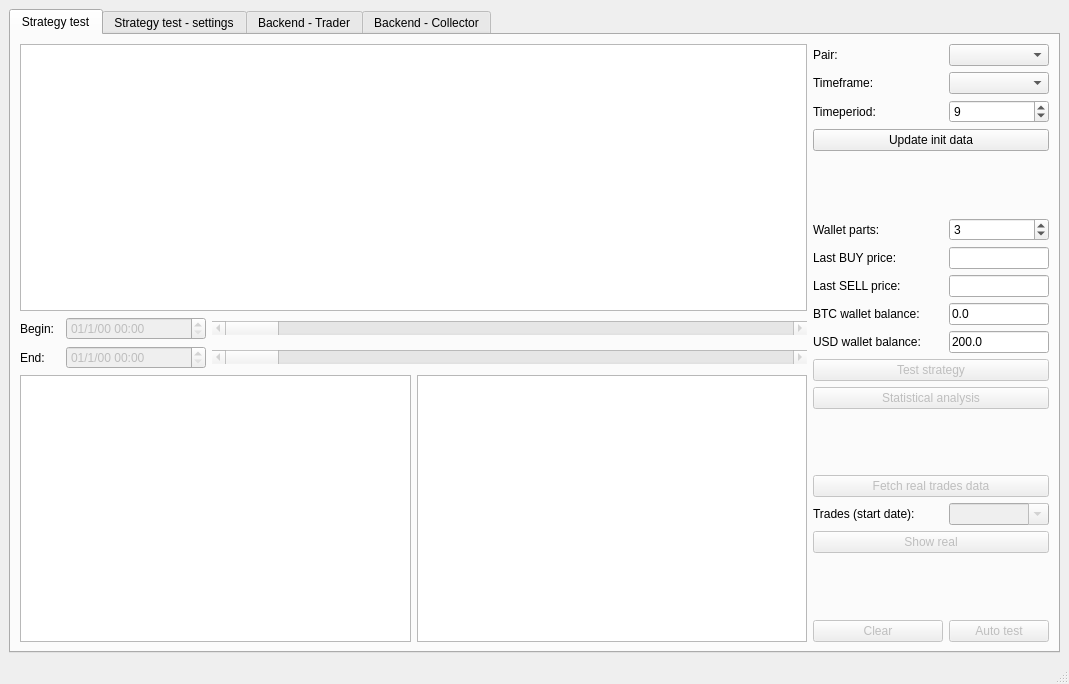
<?xml version="1.0" encoding="UTF-8"?>
<ui version="4.0">
 <class>MainWindow</class>
 <widget class="QMainWindow" name="MainWindow">
  <property name="geometry">
   <rect>
    <x>0</x>
    <y>0</y>
    <width>1069</width>
    <height>684</height>
   </rect>
  </property>
  <property name="windowTitle">
   <string>Crypto Trader</string>
  </property>
  <widget class="QWidget" name="centralwidget">
   <layout class="QHBoxLayout" name="horizontalLayout">
    <item>
     <widget class="QTabWidget" name="tabWidget">
      <property name="currentIndex">
       <number>0</number>
      </property>
      <widget class="QWidget" name="tab">
       <attribute name="title">
        <string>Strategy test</string>
       </attribute>
       <layout class="QHBoxLayout" name="horizontalLayout_2">
        <item>
         <layout class="QVBoxLayout" name="verticalLayout">
          <item>
           <widget class="GraphicsWindow" name="candles_graph"/>
          </item>
          <item>
           <layout class="QGridLayout" name="gridLayout_2">
            <item row="1" column="2">
             <widget class="QScrollBar" name="slider_end">
              <property name="enabled">
               <bool>false</bool>
              </property>
              <property name="orientation">
               <enum>Qt::Horizontal</enum>
              </property>
             </widget>
            </item>
            <item row="0" column="2">
             <widget class="QScrollBar" name="slider_begin">
              <property name="enabled">
               <bool>false</bool>
              </property>
              <property name="orientation">
               <enum>Qt::Horizontal</enum>
              </property>
             </widget>
            </item>
            <item row="1" column="0">
             <widget class="QLabel" name="label_3">
              <property name="maximumSize">
               <size>
                <width>40</width>
                <height>70</height>
               </size>
              </property>
              <property name="text">
               <string>End:</string>
              </property>
             </widget>
            </item>
            <item row="0" column="0">
             <widget class="QLabel" name="label_2">
              <property name="maximumSize">
               <size>
                <width>40</width>
                <height>70</height>
               </size>
              </property>
              <property name="text">
               <string>Begin:</string>
              </property>
             </widget>
            </item>
            <item row="0" column="1">
             <widget class="QDateTimeEdit" name="range_begin_dt">
              <property name="enabled">
               <bool>false</bool>
              </property>
              <property name="maximumSize">
               <size>
                <width>140</width>
                <height>200</height>
               </size>
              </property>
              <property name="currentSection">
               <enum>QDateTimeEdit::DaySection</enum>
              </property>
              <property name="displayFormat">
               <string>dd/M/yy HH:mm</string>
              </property>
              <property name="timeSpec">
               <enum>Qt::UTC</enum>
              </property>
             </widget>
            </item>
            <item row="1" column="1">
             <widget class="QDateTimeEdit" name="range_end_dt">
              <property name="enabled">
               <bool>false</bool>
              </property>
              <property name="maximumSize">
               <size>
                <width>140</width>
                <height>200</height>
               </size>
              </property>
              <property name="currentSection">
               <enum>QDateTimeEdit::DaySection</enum>
              </property>
              <property name="displayFormat">
               <string>dd/M/yy HH:mm</string>
              </property>
              <property name="timeSpec">
               <enum>Qt::UTC</enum>
              </property>
             </widget>
            </item>
           </layout>
          </item>
          <item>
           <layout class="QHBoxLayout" name="horizontalLayout_3">
            <item>
             <widget class="GraphicsWindow" name="BTC_graph"/>
            </item>
            <item>
             <widget class="GraphicsWindow" name="USD_graph"/>
            </item>
           </layout>
          </item>
         </layout>
        </item>
        <item>
         <layout class="QGridLayout" name="gridLayout">
          <item row="0" column="1">
           <widget class="QComboBox" name="pair_test">
            <property name="maximumSize">
             <size>
              <width>100</width>
              <height>150</height>
             </size>
            </property>
           </widget>
          </item>
          <item row="6" column="1">
           <widget class="QLineEdit" name="last_buy_price_test">
            <property name="maximumSize">
             <size>
              <width>100</width>
              <height>150</height>
             </size>
            </property>
           </widget>
          </item>
          <item row="17" column="0">
           <widget class="QPushButton" name="clear_main_plot_button">
            <property name="enabled">
             <bool>false</bool>
            </property>
            <property name="maximumSize">
             <size>
              <width>130</width>
              <height>150</height>
             </size>
            </property>
            <property name="text">
             <string>Clear</string>
            </property>
           </widget>
          </item>
          <item row="15" column="0" colspan="2">
           <widget class="QPushButton" name="show_real_button">
            <property name="enabled">
             <bool>false</bool>
            </property>
            <property name="maximumSize">
             <size>
              <width>250</width>
              <height>250</height>
             </size>
            </property>
            <property name="text">
             <string>Show real</string>
            </property>
           </widget>
          </item>
          <item row="5" column="0">
           <widget class="QLabel" name="label_6">
            <property name="maximumSize">
             <size>
              <width>130</width>
              <height>150</height>
             </size>
            </property>
            <property name="text">
             <string>Wallet parts:</string>
            </property>
           </widget>
          </item>
          <item row="0" column="0">
           <widget class="QLabel" name="label">
            <property name="maximumSize">
             <size>
              <width>130</width>
              <height>150</height>
             </size>
            </property>
            <property name="text">
             <string>Pair:</string>
            </property>
           </widget>
          </item>
          <item row="1" column="0">
           <widget class="QLabel" name="label_4">
            <property name="maximumSize">
             <size>
              <width>130</width>
              <height>150</height>
             </size>
            </property>
            <property name="text">
             <string>Timeframe:</string>
            </property>
           </widget>
          </item>
          <item row="14" column="0">
           <widget class="QLabel" name="label_11">
            <property name="maximumSize">
             <size>
              <width>130</width>
              <height>150</height>
             </size>
            </property>
            <property name="text">
             <string>Trades (start date):</string>
            </property>
           </widget>
          </item>
          <item row="2" column="0">
           <widget class="QLabel" name="label_5">
            <property name="maximumSize">
             <size>
              <width>130</width>
              <height>150</height>
             </size>
            </property>
            <property name="text">
             <string>Timeperiod:</string>
            </property>
           </widget>
          </item>
          <item row="11" column="0" colspan="2">
           <widget class="QPushButton" name="ts_analysis_button">
            <property name="enabled">
             <bool>false</bool>
            </property>
            <property name="maximumSize">
             <size>
              <width>250</width>
              <height>250</height>
             </size>
            </property>
            <property name="text">
             <string>Statistical analysis</string>
            </property>
           </widget>
          </item>
          <item row="5" column="1">
           <widget class="QSpinBox" name="wallet_parts_test">
            <property name="maximumSize">
             <size>
              <width>100</width>
              <height>150</height>
             </size>
            </property>
            <property name="value">
             <number>3</number>
            </property>
           </widget>
          </item>
          <item row="7" column="1">
           <widget class="QLineEdit" name="last_sell_price_test">
            <property name="maximumSize">
             <size>
              <width>100</width>
              <height>150</height>
             </size>
            </property>
           </widget>
          </item>
          <item row="8" column="1">
           <widget class="QLineEdit" name="wallet_BTC_init_test">
            <property name="maximumSize">
             <size>
              <width>100</width>
              <height>150</height>
             </size>
            </property>
            <property name="text">
             <string>0.0</string>
            </property>
           </widget>
          </item>
          <item row="14" column="1">
           <widget class="QComboBox" name="existing_real_trades">
            <property name="enabled">
             <bool>false</bool>
            </property>
            <property name="maximumSize">
             <size>
              <width>100</width>
              <height>150</height>
             </size>
            </property>
            <property name="editable">
             <bool>true</bool>
            </property>
           </widget>
          </item>
          <item row="9" column="1">
           <widget class="QLineEdit" name="wallet_USD_init_test">
            <property name="maximumSize">
             <size>
              <width>100</width>
              <height>150</height>
             </size>
            </property>
            <property name="text">
             <string>200.0</string>
            </property>
           </widget>
          </item>
          <item row="10" column="0" colspan="2">
           <widget class="QPushButton" name="test_strategy_button">
            <property name="enabled">
             <bool>false</bool>
            </property>
            <property name="maximumSize">
             <size>
              <width>250</width>
              <height>250</height>
             </size>
            </property>
            <property name="text">
             <string>Test strategy</string>
            </property>
           </widget>
          </item>
          <item row="2" column="1">
           <widget class="QSpinBox" name="timeperiod_test">
            <property name="maximumSize">
             <size>
              <width>100</width>
              <height>150</height>
             </size>
            </property>
            <property name="value">
             <number>9</number>
            </property>
           </widget>
          </item>
          <item row="7" column="0">
           <widget class="QLabel" name="label_8">
            <property name="maximumSize">
             <size>
              <width>130</width>
              <height>150</height>
             </size>
            </property>
            <property name="text">
             <string>Last SELL price:</string>
            </property>
           </widget>
          </item>
          <item row="8" column="0">
           <widget class="QLabel" name="label_9">
            <property name="maximumSize">
             <size>
              <width>130</width>
              <height>150</height>
             </size>
            </property>
            <property name="text">
             <string>BTC wallet balance:</string>
            </property>
           </widget>
          </item>
          <item row="17" column="1">
           <widget class="QPushButton" name="investigate_button">
            <property name="enabled">
             <bool>false</bool>
            </property>
            <property name="maximumSize">
             <size>
              <width>100</width>
              <height>150</height>
             </size>
            </property>
            <property name="text">
             <string>Auto test</string>
            </property>
           </widget>
          </item>
          <item row="12" column="0">
           <spacer name="verticalSpacer_2">
            <property name="orientation">
             <enum>Qt::Vertical</enum>
            </property>
            <property name="sizeHint" stdset="0">
             <size>
              <width>20</width>
              <height>40</height>
             </size>
            </property>
           </spacer>
          </item>
          <item row="9" column="0">
           <widget class="QLabel" name="label_10">
            <property name="maximumSize">
             <size>
              <width>130</width>
              <height>150</height>
             </size>
            </property>
            <property name="text">
             <string>USD wallet balance:</string>
            </property>
           </widget>
          </item>
          <item row="1" column="1">
           <widget class="QComboBox" name="timeframe_test">
            <property name="maximumSize">
             <size>
              <width>100</width>
              <height>150</height>
             </size>
            </property>
           </widget>
          </item>
          <item row="3" column="0" colspan="2">
           <widget class="QPushButton" name="fetch_data_button">
            <property name="maximumSize">
             <size>
              <width>250</width>
              <height>250</height>
             </size>
            </property>
            <property name="text">
             <string>Update init data</string>
            </property>
           </widget>
          </item>
          <item row="16" column="0">
           <spacer name="verticalSpacer">
            <property name="orientation">
             <enum>Qt::Vertical</enum>
            </property>
            <property name="sizeHint" stdset="0">
             <size>
              <width>20</width>
              <height>40</height>
             </size>
            </property>
           </spacer>
          </item>
          <item row="13" column="0" colspan="2">
           <widget class="QPushButton" name="get_existing_real_trades_button">
            <property name="enabled">
             <bool>false</bool>
            </property>
            <property name="maximumSize">
             <size>
              <width>250</width>
              <height>250</height>
             </size>
            </property>
            <property name="text">
             <string>Fetch real trades data</string>
            </property>
            <property name="checkable">
             <bool>false</bool>
            </property>
           </widget>
          </item>
          <item row="6" column="0">
           <widget class="QLabel" name="label_7">
            <property name="maximumSize">
             <size>
              <width>130</width>
              <height>150</height>
             </size>
            </property>
            <property name="text">
             <string>Last BUY price:</string>
            </property>
           </widget>
          </item>
          <item row="4" column="0">
           <spacer name="verticalSpacer_3">
            <property name="orientation">
             <enum>Qt::Vertical</enum>
            </property>
            <property name="sizeHint" stdset="0">
             <size>
              <width>20</width>
              <height>40</height>
             </size>
            </property>
           </spacer>
          </item>
         </layout>
        </item>
       </layout>
      </widget>
      <widget class="QWidget" name="tab_2">
       <attribute name="title">
        <string>Strategy test - settings</string>
       </attribute>
       <layout class="QHBoxLayout" name="horizontalLayout_5">
        <item>
         <layout class="QHBoxLayout" name="horizontalLayout_4">
          <item>
           <widget class="QLabel" name="label_info">
            <property name="text">
             <string>INFO PIC</string>
            </property>
           </widget>
          </item>
          <item>
           <layout class="QGridLayout" name="gridLayout_4">
            <item row="5" column="1">
             <widget class="QLineEdit" name="forse_commit_sell_buy_status_distace_test">
              <property name="minimumSize">
               <size>
                <width>70</width>
                <height>0</height>
               </size>
              </property>
              <property name="maximumSize">
               <size>
                <width>70</width>
                <height>16777215</height>
               </size>
              </property>
              <property name="text">
               <string>#60*24*2</string>
              </property>
             </widget>
            </item>
            <item row="1" column="1">
             <widget class="QLineEdit" name="EP_gradient_threshold_test">
              <property name="minimumSize">
               <size>
                <width>70</width>
                <height>0</height>
               </size>
              </property>
              <property name="maximumSize">
               <size>
                <width>70</width>
                <height>16777215</height>
               </size>
              </property>
              <property name="text">
               <string>0</string>
              </property>
             </widget>
            </item>
            <item row="5" column="0">
             <widget class="QLabel" name="label_17">
              <property name="maximumSize">
               <size>
                <width>300</width>
                <height>16777215</height>
               </size>
              </property>
              <property name="text">
               <string>Force Order Interval (FOI). 
Force commit 'sell&lt;-&gt;buy' order distace (minutes): 
(# - Ignore)</string>
              </property>
             </widget>
            </item>
            <item row="0" column="1">
             <widget class="QLineEdit" name="LPP_count_test">
              <property name="minimumSize">
               <size>
                <width>70</width>
                <height>0</height>
               </size>
              </property>
              <property name="maximumSize">
               <size>
                <width>70</width>
                <height>16777215</height>
               </size>
              </property>
              <property name="text">
               <string>1</string>
              </property>
             </widget>
            </item>
            <item row="3" column="1">
             <widget class="QLineEdit" name="buy_threshold_test">
              <property name="minimumSize">
               <size>
                <width>70</width>
                <height>0</height>
               </size>
              </property>
              <property name="maximumSize">
               <size>
                <width>70</width>
                <height>16777215</height>
               </size>
              </property>
              <property name="text">
               <string>1.5</string>
              </property>
             </widget>
            </item>
            <item row="4" column="1">
             <widget class="QLineEdit" name="sell_threshold_test">
              <property name="minimumSize">
               <size>
                <width>70</width>
                <height>0</height>
               </size>
              </property>
              <property name="maximumSize">
               <size>
                <width>70</width>
                <height>16777215</height>
               </size>
              </property>
              <property name="text">
               <string>1.5</string>
              </property>
             </widget>
            </item>
            <item row="6" column="0" colspan="2">
             <widget class="QCheckBox" name="independent_last_sell_buy_price_checking_test">
              <property name="text">
               <string>Independent last sell/buy price checking</string>
              </property>
             </widget>
            </item>
            <item row="2" column="1">
             <widget class="QLineEdit" name="LPP_gradients_threshold_test">
              <property name="minimumSize">
               <size>
                <width>70</width>
                <height>0</height>
               </size>
              </property>
              <property name="maximumSize">
               <size>
                <width>70</width>
                <height>16777215</height>
               </size>
              </property>
              <property name="text">
               <string>0</string>
              </property>
             </widget>
            </item>
            <item row="3" column="0">
             <widget class="QLabel" name="label_15">
              <property name="maximumSize">
               <size>
                <width>300</width>
                <height>16777215</height>
               </size>
              </property>
              <property name="text">
               <string>(MSP) Min BUY profit per order besides fee (%):</string>
              </property>
             </widget>
            </item>
            <item row="1" column="0">
             <widget class="QLabel" name="label_13">
              <property name="maximumSize">
               <size>
                <width>300</width>
                <height>16777215</height>
               </size>
              </property>
              <property name="text">
               <string>EP gradient threshold:</string>
              </property>
             </widget>
            </item>
            <item row="0" column="0">
             <widget class="QLabel" name="label_12">
              <property name="maximumSize">
               <size>
                <width>300</width>
                <height>16777215</height>
               </size>
              </property>
              <property name="text">
               <string>Count of LPP:</string>
              </property>
             </widget>
            </item>
            <item row="2" column="0">
             <widget class="QLabel" name="label_14">
              <property name="maximumSize">
               <size>
                <width>300</width>
                <height>16777215</height>
               </size>
              </property>
              <property name="text">
               <string>LPP gradients threshold:</string>
              </property>
             </widget>
            </item>
            <item row="7" column="0" colspan="2">
             <widget class="QCheckBox" name="draw_candles">
              <property name="enabled">
               <bool>true</bool>
              </property>
              <property name="text">
               <string>Draw candles</string>
              </property>
              <property name="checked">
               <bool>true</bool>
              </property>
             </widget>
            </item>
            <item row="4" column="0">
             <widget class="QLabel" name="label_16">
              <property name="maximumSize">
               <size>
                <width>300</width>
                <height>16777215</height>
               </size>
              </property>
              <property name="text">
               <string>(MBP) Min SELL profit per order besides fee (%):</string>
              </property>
             </widget>
            </item>
           </layout>
          </item>
         </layout>
        </item>
       </layout>
      </widget>
      <widget class="QWidget" name="tab_3">
       <attribute name="title">
        <string>Backend - Trader</string>
       </attribute>
       <layout class="QHBoxLayout" name="horizontalLayout_7">
        <item>
         <layout class="QHBoxLayout" name="horizontalLayout_6">
          <item>
           <layout class="QVBoxLayout" name="verticalLayout_3">
            <item>
             <widget class="QTextEdit" name="trader_log"/>
            </item>
           </layout>
          </item>
          <item>
           <layout class="QVBoxLayout" name="verticalLayout_2">
            <item>
             <layout class="QGridLayout" name="gridLayout_9">
              <item row="2" column="2">
               <widget class="QPushButton" name="trader_status_button">
                <property name="maximumSize">
                 <size>
                  <width>100</width>
                  <height>16777215</height>
                 </size>
                </property>
                <property name="text">
                 <string>Full log</string>
                </property>
               </widget>
              </item>
              <item row="0" column="0">
               <widget class="QLabel" name="label_20">
                <property name="text">
                 <string>Trader:</string>
                </property>
               </widget>
              </item>
              <item row="2" column="0">
               <widget class="QPushButton" name="trader_start_button">
                <property name="maximumSize">
                 <size>
                  <width>100</width>
                  <height>16777215</height>
                 </size>
                </property>
                <property name="text">
                 <string>Start</string>
                </property>
               </widget>
              </item>
              <item row="2" column="1">
               <widget class="QPushButton" name="trader_stop_button">
                <property name="maximumSize">
                 <size>
                  <width>100</width>
                  <height>16777215</height>
                 </size>
                </property>
                <property name="text">
                 <string>Stop</string>
                </property>
               </widget>
              </item>
              <item row="1" column="0">
               <widget class="QComboBox" name="pair_trader">
                <property name="maximumSize">
                 <size>
                  <width>100</width>
                  <height>16777215</height>
                 </size>
                </property>
               </widget>
              </item>
              <item row="3" column="0">
               <widget class="QPushButton" name="fetch_available_balance_button">
                <property name="text">
                 <string>Get Balance</string>
                </property>
               </widget>
              </item>
              <item row="1" column="2">
               <widget class="QPushButton" name="trader_status_short_button">
                <property name="text">
                 <string>Summary</string>
                </property>
               </widget>
              </item>
             </layout>
            </item>
            <item>
             <spacer name="verticalSpacer_5">
              <property name="orientation">
               <enum>Qt::Vertical</enum>
              </property>
              <property name="sizeHint" stdset="0">
               <size>
                <width>20</width>
                <height>40</height>
               </size>
              </property>
             </spacer>
            </item>
            <item>
             <layout class="QGridLayout" name="gridLayout_10">
              <item row="11" column="1">
               <widget class="QLineEdit" name="forse_commit_sell_buy_status_distace_trader">
                <property name="maximumSize">
                 <size>
                  <width>70</width>
                  <height>16777215</height>
                 </size>
                </property>
                <property name="text">
                 <string>#60*24*2</string>
                </property>
               </widget>
              </item>
              <item row="10" column="0">
               <widget class="QLabel" name="label_30">
                <property name="maximumSize">
                 <size>
                  <width>300</width>
                  <height>16777215</height>
                 </size>
                </property>
                <property name="text">
                 <string>(MSP) Min SELL profit per order besides fee (%):</string>
                </property>
               </widget>
              </item>
              <item row="9" column="0">
               <widget class="QLabel" name="label_28">
                <property name="maximumSize">
                 <size>
                  <width>300</width>
                  <height>16777215</height>
                 </size>
                </property>
                <property name="text">
                 <string>(MSP) Min BUY profit per order besides fee (%):</string>
                </property>
               </widget>
              </item>
              <item row="5" column="0">
               <widget class="QLabel" name="label_25">
                <property name="maximumSize">
                 <size>
                  <width>300</width>
                  <height>16777215</height>
                 </size>
                </property>
                <property name="text">
                 <string>Last SELL price:</string>
                </property>
               </widget>
              </item>
              <item row="10" column="1">
               <widget class="QLineEdit" name="sell_threshold_trader">
                <property name="maximumSize">
                 <size>
                  <width>70</width>
                  <height>16777215</height>
                 </size>
                </property>
                <property name="text">
                 <string>1.5</string>
                </property>
               </widget>
              </item>
              <item row="11" column="0">
               <widget class="QLabel" name="label_31">
                <property name="maximumSize">
                 <size>
                  <width>300</width>
                  <height>16777215</height>
                 </size>
                </property>
                <property name="text">
                 <string>Force Order Interval (FOI). 
Force commit 'sell&lt;-&gt;buy' order distace (minutes): 
(# - Ignore)</string>
                </property>
               </widget>
              </item>
              <item row="8" column="0">
               <widget class="QLabel" name="label_29">
                <property name="maximumSize">
                 <size>
                  <width>300</width>
                  <height>16777215</height>
                 </size>
                </property>
                <property name="text">
                 <string>LPP gradients threshold:</string>
                </property>
               </widget>
              </item>
              <item row="8" column="1">
               <widget class="QLineEdit" name="LPP_gradients_threshold_trader">
                <property name="maximumSize">
                 <size>
                  <width>70</width>
                  <height>16777215</height>
                 </size>
                </property>
                <property name="text">
                 <string>0</string>
                </property>
               </widget>
              </item>
              <item row="2" column="1">
               <widget class="QLineEdit" name="timeperiod_trader">
                <property name="maximumSize">
                 <size>
                  <width>70</width>
                  <height>16777215</height>
                 </size>
                </property>
                <property name="text">
                 <string>9</string>
                </property>
               </widget>
              </item>
              <item row="12" column="0" colspan="2">
               <widget class="QCheckBox" name="independent_last_sell_buy_price_checking_trader">
                <property name="text">
                 <string>Independent last sell/buy price checking</string>
                </property>
               </widget>
              </item>
              <item row="4" column="0">
               <widget class="QLabel" name="label_24">
                <property name="maximumSize">
                 <size>
                  <width>300</width>
                  <height>16777215</height>
                 </size>
                </property>
                <property name="text">
                 <string>Last BUY price:</string>
                </property>
               </widget>
              </item>
              <item row="6" column="1">
               <widget class="QLineEdit" name="LPP_count_trader">
                <property name="maximumSize">
                 <size>
                  <width>70</width>
                  <height>16777215</height>
                 </size>
                </property>
                <property name="text">
                 <string>1</string>
                </property>
               </widget>
              </item>
              <item row="9" column="1">
               <widget class="QLineEdit" name="buy_threshold_trader">
                <property name="maximumSize">
                 <size>
                  <width>70</width>
                  <height>16777215</height>
                 </size>
                </property>
                <property name="text">
                 <string>1.5</string>
                </property>
               </widget>
              </item>
              <item row="5" column="1">
               <widget class="QLineEdit" name="last_sell_price_trader">
                <property name="maximumSize">
                 <size>
                  <width>70</width>
                  <height>16777215</height>
                 </size>
                </property>
                <property name="text">
                 <string>inherit</string>
                </property>
               </widget>
              </item>
              <item row="6" column="0">
               <widget class="QLabel" name="label_26">
                <property name="maximumSize">
                 <size>
                  <width>300</width>
                  <height>16777215</height>
                 </size>
                </property>
                <property name="text">
                 <string>Count of LPP:</string>
                </property>
               </widget>
              </item>
              <item row="2" column="0">
               <widget class="QLabel" name="label_22">
                <property name="maximumSize">
                 <size>
                  <width>300</width>
                  <height>16777215</height>
                 </size>
                </property>
                <property name="text">
                 <string>Timeperiod:</string>
                </property>
               </widget>
              </item>
              <item row="4" column="1">
               <widget class="QLineEdit" name="last_buy_price_trader">
                <property name="maximumSize">
                 <size>
                  <width>70</width>
                  <height>16777215</height>
                 </size>
                </property>
                <property name="text">
                 <string>inherit</string>
                </property>
               </widget>
              </item>
              <item row="7" column="1">
               <widget class="QLineEdit" name="EP_gradient_threshold_trader">
                <property name="maximumSize">
                 <size>
                  <width>70</width>
                  <height>16777215</height>
                 </size>
                </property>
                <property name="text">
                 <string>0</string>
                </property>
               </widget>
              </item>
              <item row="3" column="0">
               <widget class="QLabel" name="label_23">
                <property name="maximumSize">
                 <size>
                  <width>300</width>
                  <height>16777215</height>
                 </size>
                </property>
                <property name="text">
                 <string>Wallet parts:</string>
                </property>
               </widget>
              </item>
              <item row="0" column="0" colspan="2">
               <widget class="QLabel" name="label_21">
                <property name="text">
                 <string>Trader settings (for start):</string>
                </property>
               </widget>
              </item>
              <item row="3" column="1">
               <widget class="QLineEdit" name="wallet_parts_trader">
                <property name="maximumSize">
                 <size>
                  <width>70</width>
                  <height>16777215</height>
                 </size>
                </property>
                <property name="text">
                 <string>2</string>
                </property>
               </widget>
              </item>
              <item row="7" column="0">
               <widget class="QLabel" name="label_27">
                <property name="maximumSize">
                 <size>
                  <width>300</width>
                  <height>16777215</height>
                 </size>
                </property>
                <property name="text">
                 <string>EP gradient threshold:</string>
                </property>
               </widget>
              </item>
              <item row="1" column="1">
               <widget class="QComboBox" name="timeframe_trader">
                <property name="maximumSize">
                 <size>
                  <width>100</width>
                  <height>16777215</height>
                 </size>
                </property>
               </widget>
              </item>
              <item row="1" column="0">
               <widget class="QLabel" name="label_18">
                <property name="text">
                 <string>Timeframe:</string>
                </property>
               </widget>
              </item>
             </layout>
            </item>
           </layout>
          </item>
         </layout>
        </item>
       </layout>
      </widget>
      <widget class="QWidget" name="tab_4">
       <attribute name="title">
        <string>Backend - Collector</string>
       </attribute>
       <layout class="QHBoxLayout" name="horizontalLayout_9">
        <item>
         <layout class="QHBoxLayout" name="horizontalLayout_8">
          <item>
           <layout class="QVBoxLayout" name="verticalLayout_4">
            <item>
             <widget class="QTextEdit" name="collector_log"/>
            </item>
           </layout>
          </item>
          <item>
           <layout class="QVBoxLayout" name="verticalLayout_5">
            <item>
             <layout class="QGridLayout" name="gridLayout_11">
              <item row="1" column="1">
               <widget class="QPushButton" name="collector_stop_button">
                <property name="maximumSize">
                 <size>
                  <width>100</width>
                  <height>16777215</height>
                 </size>
                </property>
                <property name="text">
                 <string>Stop</string>
                </property>
               </widget>
              </item>
              <item row="4" column="1">
               <widget class="QLineEdit" name="collector_pair_timeframe">
                <property name="maximumSize">
                 <size>
                  <width>100</width>
                  <height>16777215</height>
                 </size>
                </property>
                <property name="placeholderText">
                 <string>XMRUSD::1m</string>
                </property>
               </widget>
              </item>
              <item row="4" column="0">
               <widget class="QLabel" name="label_32">
                <property name="text">
                 <string>Pair:</string>
                </property>
               </widget>
              </item>
              <item row="5" column="1">
               <widget class="QPushButton" name="pair_remove_from_collect_button">
                <property name="text">
                 <string>Remove from collect</string>
                </property>
               </widget>
              </item>
              <item row="7" column="0">
               <widget class="QPushButton" name="candles_clear_button">
                <property name="text">
                 <string>Clear</string>
                </property>
               </widget>
              </item>
              <item row="6" column="0">
               <widget class="QLabel" name="label_33">
                <property name="text">
                 <string>Candles:</string>
                </property>
               </widget>
              </item>
              <item row="7" column="1">
               <widget class="QPushButton" name="candles_clear_all_button">
                <property name="text">
                 <string>Clear ALL</string>
                </property>
               </widget>
              </item>
              <item row="5" column="0">
               <widget class="QPushButton" name="pair_add_to_collect_button">
                <property name="text">
                 <string>Add to collect</string>
                </property>
               </widget>
              </item>
              <item row="5" column="2">
               <widget class="QPushButton" name="pair_get_all_button">
                <property name="text">
                 <string>Get ALL</string>
                </property>
               </widget>
              </item>
              <item row="0" column="0">
               <widget class="QLabel" name="label_19">
                <property name="text">
                 <string>Collector:</string>
                </property>
               </widget>
              </item>
              <item row="1" column="0">
               <widget class="QPushButton" name="collector_start_button">
                <property name="maximumSize">
                 <size>
                  <width>100</width>
                  <height>16777215</height>
                 </size>
                </property>
                <property name="text">
                 <string>Start</string>
                </property>
               </widget>
              </item>
              <item row="1" column="2">
               <widget class="QPushButton" name="collector_status_button">
                <property name="maximumSize">
                 <size>
                  <width>100</width>
                  <height>16777215</height>
                 </size>
                </property>
                <property name="text">
                 <string>Status</string>
                </property>
               </widget>
              </item>
              <item row="7" column="2">
               <widget class="QPushButton" name="candles_info_button">
                <property name="text">
                 <string>Info</string>
                </property>
               </widget>
              </item>
              <item row="3" column="0" colspan="3">
               <widget class="QTreeWidget" name="trades_history_tree">
                <property name="alternatingRowColors">
                 <bool>true</bool>
                </property>
                <property name="selectionMode">
                 <enum>QAbstractItemView::MultiSelection</enum>
                </property>
                <property name="horizontalScrollMode">
                 <enum>QAbstractItemView::ScrollPerItem</enum>
                </property>
                <property name="columnCount">
                 <number>0</number>
                </property>
               </widget>
              </item>
              <item row="2" column="0">
               <widget class="QLabel" name="label_34">
                <property name="text">
                 <string>Trades history:</string>
                </property>
               </widget>
              </item>
             </layout>
            </item>
           </layout>
          </item>
         </layout>
        </item>
       </layout>
      </widget>
     </widget>
    </item>
   </layout>
  </widget>
  <widget class="QMenuBar" name="menubar">
   <property name="geometry">
    <rect>
     <x>0</x>
     <y>0</y>
     <width>1069</width>
     <height>22</height>
    </rect>
   </property>
  </widget>
  <widget class="QStatusBar" name="statusbar"/>
 </widget>
 <customwidgets>
  <customwidget>
   <class>GraphicsWindow</class>
   <extends>QGraphicsView</extends>
   <header>pyqtgraph.h</header>
  </customwidget>
 </customwidgets>
 <resources/>
 <connections/>
</ui>
